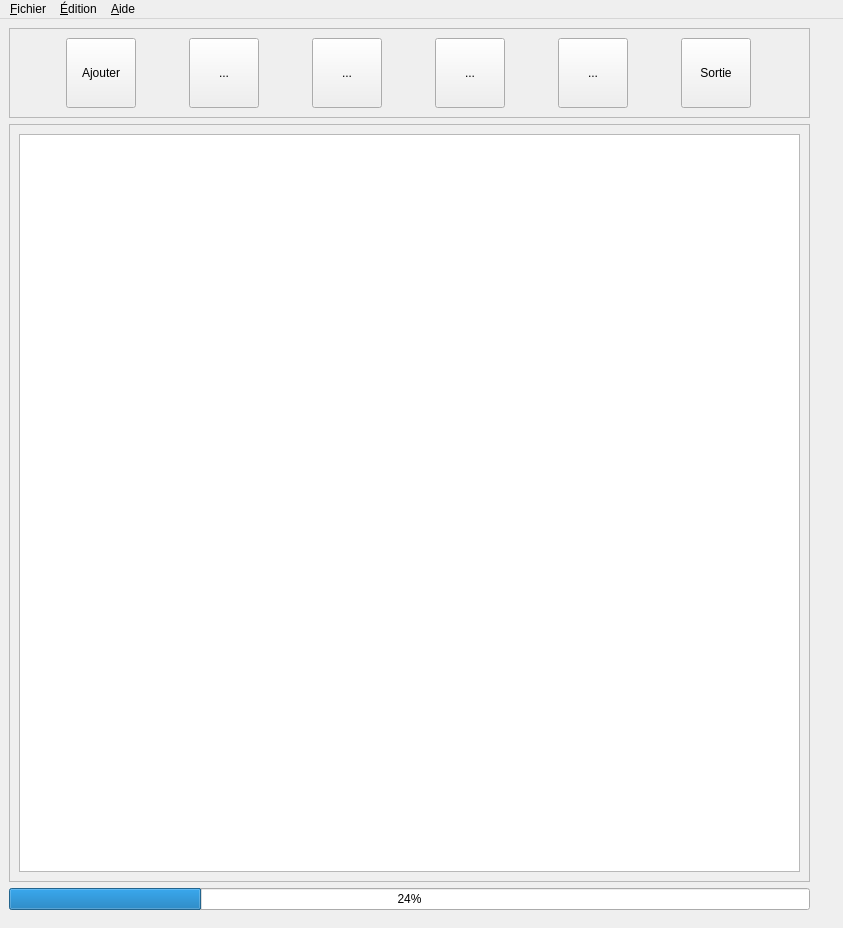
<?xml version="1.0" encoding="UTF-8"?>
<ui version="4.0">
 <class>frm_ppal</class>
 <widget class="QMainWindow" name="frm_ppal">
  <property name="geometry">
   <rect>
    <x>0</x>
    <y>0</y>
    <width>843</width>
    <height>928</height>
   </rect>
  </property>
  <property name="minimumSize">
   <size>
    <width>0</width>
    <height>0</height>
   </size>
  </property>
  <property name="windowTitle">
   <string>Amapy scrapper de produit amazon</string>
  </property>
  <property name="windowIcon">
   <iconset resource="../ressources/amares.qrc">
    <normaloff>:/Commun/amapy_ppal</normaloff>:/Commun/amapy_ppal</iconset>
  </property>
  <widget class="QWidget" name="centralwidget">
   <property name="maximumSize">
    <size>
     <width>819</width>
     <height>900</height>
    </size>
   </property>
   <layout class="QVBoxLayout" name="verticalLayout">
    <item>
     <widget class="QFrame" name="frame">
      <property name="frameShape">
       <enum>QFrame::StyledPanel</enum>
      </property>
      <property name="frameShadow">
       <enum>QFrame::Raised</enum>
      </property>
      <layout class="QHBoxLayout" name="horizontalLayout">
       <item>
        <widget class="QToolButton" name="tbtn_ajouter">
         <property name="minimumSize">
          <size>
           <width>70</width>
           <height>70</height>
          </size>
         </property>
         <property name="maximumSize">
          <size>
           <width>70</width>
           <height>70</height>
          </size>
         </property>
         <property name="toolTip">
          <string>Ajouter un produit depuis le site d'amazon</string>
         </property>
         <property name="text">
          <string>Ajouter</string>
         </property>
         <property name="icon">
          <iconset resource="../ressources/amares.qrc">
           <normaloff>:/Principal/telecharger</normaloff>:/Principal/telecharger</iconset>
         </property>
         <property name="iconSize">
          <size>
           <width>64</width>
           <height>64</height>
          </size>
         </property>
        </widget>
       </item>
       <item>
        <widget class="QToolButton" name="tbtn_rechercher">
         <property name="minimumSize">
          <size>
           <width>70</width>
           <height>70</height>
          </size>
         </property>
         <property name="maximumSize">
          <size>
           <width>70</width>
           <height>70</height>
          </size>
         </property>
         <property name="toolTip">
          <string>Rechercher un produit dans la base de données.</string>
         </property>
         <property name="text">
          <string>...</string>
         </property>
         <property name="icon">
          <iconset resource="../ressources/amares.qrc">
           <normaloff>:/Principal/chercher</normaloff>:/Principal/chercher</iconset>
         </property>
         <property name="iconSize">
          <size>
           <width>64</width>
           <height>64</height>
          </size>
         </property>
        </widget>
       </item>
       <item>
        <widget class="QToolButton" name="tbtn_rafraichir">
         <property name="minimumSize">
          <size>
           <width>70</width>
           <height>70</height>
          </size>
         </property>
         <property name="text">
          <string>...</string>
         </property>
         <property name="icon">
          <iconset resource="../ressources/amares.qrc">
           <normaloff>:/Principal/Raffraichir</normaloff>:/Principal/Raffraichir</iconset>
         </property>
         <property name="iconSize">
          <size>
           <width>64</width>
           <height>64</height>
          </size>
         </property>
        </widget>
       </item>
       <item>
        <widget class="QToolButton" name="tbtn_export">
         <property name="minimumSize">
          <size>
           <width>70</width>
           <height>70</height>
          </size>
         </property>
         <property name="maximumSize">
          <size>
           <width>70</width>
           <height>70</height>
          </size>
         </property>
         <property name="toolTip">
          <string>Exporter en poduit au format excel.</string>
         </property>
         <property name="text">
          <string>...</string>
         </property>
         <property name="icon">
          <iconset resource="../ressources/amares.qrc">
           <normaloff>:/Principal/excel</normaloff>:/Principal/excel</iconset>
         </property>
         <property name="iconSize">
          <size>
           <width>64</width>
           <height>64</height>
          </size>
         </property>
        </widget>
       </item>
       <item>
        <widget class="QToolButton" name="tbtn_delete">
         <property name="minimumSize">
          <size>
           <width>70</width>
           <height>70</height>
          </size>
         </property>
         <property name="maximumSize">
          <size>
           <width>70</width>
           <height>70</height>
          </size>
         </property>
         <property name="toolTip">
          <string>Supprimer un produit de la base de données.</string>
         </property>
         <property name="text">
          <string>...</string>
         </property>
         <property name="icon">
          <iconset resource="../ressources/amares.qrc">
           <normaloff>:/Principal/supprimer</normaloff>:/Principal/supprimer</iconset>
         </property>
         <property name="iconSize">
          <size>
           <width>64</width>
           <height>64</height>
          </size>
         </property>
        </widget>
       </item>
       <item>
        <widget class="QToolButton" name="tbtn_exit">
         <property name="minimumSize">
          <size>
           <width>40</width>
           <height>40</height>
          </size>
         </property>
         <property name="maximumSize">
          <size>
           <width>70</width>
           <height>70</height>
          </size>
         </property>
         <property name="cursor">
          <cursorShape>PointingHandCursor</cursorShape>
         </property>
         <property name="toolTip">
          <string>Quitter Amapy.</string>
         </property>
         <property name="text">
          <string>Sortie</string>
         </property>
         <property name="icon">
          <iconset resource="../ressources/amares.qrc">
           <normaloff>:/Principal/sortie</normaloff>:/Principal/sortie</iconset>
         </property>
         <property name="iconSize">
          <size>
           <width>64</width>
           <height>64</height>
          </size>
         </property>
         <property name="popupMode">
          <enum>QToolButton::DelayedPopup</enum>
         </property>
         <property name="toolButtonStyle">
          <enum>Qt::ToolButtonIconOnly</enum>
         </property>
        </widget>
       </item>
      </layout>
     </widget>
    </item>
    <item>
     <widget class="QFrame" name="frame_2">
      <property name="frameShape">
       <enum>QFrame::StyledPanel</enum>
      </property>
      <property name="frameShadow">
       <enum>QFrame::Raised</enum>
      </property>
      <layout class="QGridLayout" name="gridLayout">
       <item row="0" column="0">
        <widget class="QTableWidget" name="tbw_amazdb">
         <property name="minimumSize">
          <size>
           <width>0</width>
           <height>500</height>
          </size>
         </property>
         <property name="maximumSize">
          <size>
           <width>16777215</width>
           <height>900</height>
          </size>
         </property>
         <property name="layoutDirection">
          <enum>Qt::LeftToRight</enum>
         </property>
         <property name="horizontalScrollBarPolicy">
          <enum>Qt::ScrollBarAsNeeded</enum>
         </property>
         <property name="sizeAdjustPolicy">
          <enum>QAbstractScrollArea::AdjustIgnored</enum>
         </property>
        </widget>
       </item>
      </layout>
     </widget>
    </item>
    <item>
     <widget class="QProgressBar" name="pgb_amaprogress">
      <property name="toolTip">
       <string>Affiche la progression de la tache en cours d'exécution.</string>
      </property>
      <property name="value">
       <number>24</number>
      </property>
     </widget>
    </item>
   </layout>
  </widget>
  <widget class="QMenuBar" name="menubar">
   <property name="geometry">
    <rect>
     <x>0</x>
     <y>0</y>
     <width>843</width>
     <height>23</height>
    </rect>
   </property>
   <widget class="QMenu" name="menu_Fichier">
    <property name="title">
     <string>&amp;Fichier</string>
    </property>
    <widget class="QMenu" name="menu_Exporter">
     <property name="title">
      <string>&amp;Exporter</string>
     </property>
     <property name="icon">
      <iconset resource="../ressources/amares.qrc">
       <normaloff>:/Commun/fichiers/Commun/icons8-sauvegarder-94.png</normaloff>:/Commun/fichiers/Commun/icons8-sauvegarder-94.png</iconset>
     </property>
     <addaction name="action_Un_produit"/>
     <addaction name="action_Plusieurs_produit_CSV"/>
     <addaction name="actionE_xport_au_format_json"/>
    </widget>
    <widget class="QMenu" name="menu_Importer">
     <property name="title">
      <string>&amp;Importer</string>
     </property>
     <addaction name="action_Un_produit_2"/>
     <addaction name="action_Plusieurs_produits"/>
    </widget>
    <addaction name="separator"/>
    <addaction name="menu_Exporter"/>
    <addaction name="menu_Importer"/>
    <addaction name="separator"/>
    <addaction name="action_Quitter"/>
   </widget>
   <widget class="QMenu" name="menu_edition">
    <property name="title">
     <string>&amp;Édition</string>
    </property>
    <addaction name="action_graph"/>
    <addaction name="separator"/>
    <addaction name="action_Mettre_tout_jour"/>
    <addaction name="action_Rechercher_un_produit"/>
    <addaction name="action_Supprimer_un_produit"/>
   </widget>
   <widget class="QMenu" name="menu_Aide">
    <property name="title">
     <string>&amp;Aide</string>
    </property>
    <addaction name="action_Options"/>
    <addaction name="actionA_propos"/>
    <addaction name="action_Licence"/>
    <addaction name="actionA_Ide"/>
   </widget>
   <addaction name="menu_Fichier"/>
   <addaction name="menu_edition"/>
   <addaction name="menu_Aide"/>
  </widget>
  <action name="action_Un_produit">
   <property name="icon">
    <iconset>
     <normaloff>:/Principal/fichiers/Principal/excel.ico</normaloff>:/Principal/fichiers/Principal/excel.ico</iconset>
   </property>
   <property name="text">
    <string>&amp;Un produit (xlsx)</string>
   </property>
  </action>
  <action name="action_Plusieurs_produit_CSV">
   <property name="icon">
    <iconset>
     <normaloff>:/Principal/fichiers/Principal/csv.png</normaloff>:/Principal/fichiers/Principal/csv.png</iconset>
   </property>
   <property name="text">
    <string>&amp;Plusieurs produit (CSV)</string>
   </property>
  </action>
  <action name="actionE_xport_au_format_json">
   <property name="icon">
    <iconset>
     <normaloff>:/Principal/fichiers/Principal/fichier-json.png</normaloff>:/Principal/fichiers/Principal/fichier-json.png</iconset>
   </property>
   <property name="text">
    <string>E&amp;xport au format json</string>
   </property>
  </action>
  <action name="action_Un_produit_2">
   <property name="text">
    <string>&amp;Un produit</string>
   </property>
  </action>
  <action name="action_Plusieurs_produits">
   <property name="text">
    <string>&amp;Plusieurs produits</string>
   </property>
  </action>
  <action name="action_Quitter">
   <property name="icon">
    <iconset>
     <normaloff>:/Principal/fichiers/Principal/icons8-sortie-48.png</normaloff>:/Principal/fichiers/Principal/icons8-sortie-48.png</iconset>
   </property>
   <property name="text">
    <string>&amp;Quitter</string>
   </property>
   <property name="toolTip">
    <string>ALT + F4</string>
   </property>
  </action>
  <action name="action_Supprimer_un_produit">
   <property name="icon">
    <iconset>
     <normaloff>:/Principal/fichiers/Principal/icons8-supprimer-48.png</normaloff>:/Principal/fichiers/Principal/icons8-supprimer-48.png</iconset>
   </property>
   <property name="text">
    <string>&amp;Supprimer un produit</string>
   </property>
  </action>
  <action name="action_Mettre_tout_jour">
   <property name="icon">
    <iconset resource="../ressources/amares.qrc">
     <normaloff>:/Commun/fichiers/Commun/icons8-cloud-sync-94.png</normaloff>:/Commun/fichiers/Commun/icons8-cloud-sync-94.png</iconset>
   </property>
   <property name="text">
    <string>&amp;Mettre tout à jour</string>
   </property>
  </action>
  <action name="action_Rechercher_un_produit">
   <property name="icon">
    <iconset>
     <normaloff>:/Principal/fichiers/Principal/icons8-chercher-94.png</normaloff>:/Principal/fichiers/Principal/icons8-chercher-94.png</iconset>
   </property>
   <property name="text">
    <string>&amp;Rechercher un produit</string>
   </property>
  </action>
  <action name="action_graph">
   <property name="icon">
    <iconset>
     <normaloff>:/Principal/fichiers/Principal/graphique-combiné.png</normaloff>:/Principal/fichiers/Principal/graphique-combiné.png</iconset>
   </property>
   <property name="text">
    <string>Créer un &amp;graph</string>
   </property>
   <property name="toolTip">
    <string>Créer un graphique en utilisant les relevés de prix.</string>
   </property>
   <property name="shortcut">
    <string>Alt+G</string>
   </property>
  </action>
  <action name="actionA_propos">
   <property name="icon">
    <iconset resource="../ressources/amares.qrc">
     <normaloff>:/Principal/about</normaloff>:/Principal/about</iconset>
   </property>
   <property name="text">
    <string>&amp;A propos</string>
   </property>
   <property name="statusTip">
    <string>Affiche des ionformations sur le logiciel</string>
   </property>
  </action>
  <action name="action_Licence">
   <property name="icon">
    <iconset resource="../ressources/amares.qrc">
     <normaloff>:/Principal/licence</normaloff>:/Principal/licence</iconset>
   </property>
   <property name="text">
    <string>&amp;Licence</string>
   </property>
  </action>
  <action name="actionA_Ide">
   <property name="icon">
    <iconset>
     <normaloff>:/Principal/fichiers/Principal/icons8-aide-94.png</normaloff>:/Principal/fichiers/Principal/icons8-aide-94.png</iconset>
   </property>
   <property name="text">
    <string>A&amp;ide</string>
   </property>
  </action>
  <action name="action_Options">
   <property name="icon">
    <iconset resource="../ressources/amares.qrc">
     <normaloff>:/Options/options1</normaloff>:/Options/options1</iconset>
   </property>
   <property name="text">
    <string>&amp;Options</string>
   </property>
  </action>
 </widget>
 <resources>
  <include location="../ressources/amares.qrc"/>
 </resources>
 <connections>
  <connection>
   <sender>tbtn_exit</sender>
   <signal>clicked()</signal>
   <receiver>frm_ppal</receiver>
   <slot>close()</slot>
   <hints>
    <hint type="sourcelabel">
     <x>709</x>
     <y>58</y>
    </hint>
    <hint type="destinationlabel">
     <x>830</x>
     <y>44</y>
    </hint>
   </hints>
  </connection>
 </connections>
</ui>
